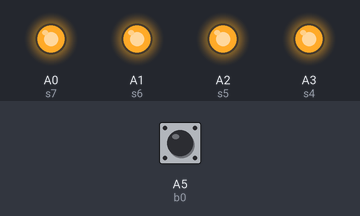
Recording of a sketch running on a simulated Arduino Nano, built with avr-gcc and run on an emulated ATmega328P. On the bench: output pins drawn as LEDs (lit = HIGH). The inputs (shaded band) are chosen by the test bench; at power-on: A5 (b0) HIGH. Pins used as bus, display or sensor lines are not drawn.

Above: at 1.2 s.
1.3 s: A5 (b0) pulled LOW for 0.15 s
At 2.0 s:
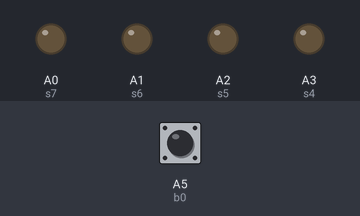
4.3 s: A5 (b0) pulled LOW for 3.2 s
9.0 s: A5 (b0) pulled LOW for 1 s
Timing chart, 0 to 15.5 s (numbered marks = the images above; inputs shaded):
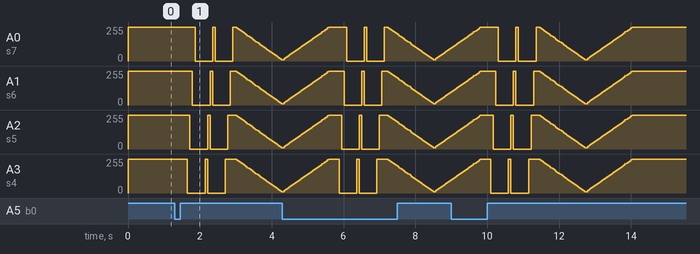

The sketch:

UKDoorBell.ino
```cpp
/*
 London Underground Doorbell

 Waits for Door Button press -
 Activates Wireless Doorbell
 Then does an animation

 Ambrose Clarke /08/2022

 8 Led Lights are on Pins 2,3,4,5,A3,A2,A1,A0
 Doorbell Button listens on pin A5

 The Wireless doorbell transmitter Press is also connected to A5 - so it triggers too.
 The Wireless doorbell is powered from the 3v output of the Arduino Nano

 */

int brightness1 = 0;    // how bright the LED is
int brightness2 = 0;    // how bright the LED is
int fadeAmount1 = 1;    // how many points to fade the LED by
int fadeAmount2 = 2;    // how many points to fade the LED by

#define s0 2
#define s1 3
#define s2 4
#define s3 5

#define s4 A3
#define s5 A2
#define s6 A1
#define s7 A0

#define b0 A5

const int normalBright = 100;

const int speed = 12; //10 is slow 20 is fast animation


void setAll(int value){
  digitalWrite(s0, value);
  digitalWrite(s1, value);
  digitalWrite(s2, value);
  digitalWrite(s3, value);
  digitalWrite(s4, value);
  digitalWrite(s5, value);
  digitalWrite(s6, value);
  digitalWrite(s7, value);
}

// the setup routine runs once when you press reset:
void setup()  {
  Serial.begin(115200);

  pinMode(s0, OUTPUT);
  pinMode(s1, OUTPUT);
  pinMode(s2, OUTPUT);
  pinMode(s3, OUTPUT);
  pinMode(s4, OUTPUT);
  pinMode(s5, OUTPUT);
  pinMode(s6, OUTPUT);
  pinMode(s7, OUTPUT);
  pinMode(b0, INPUT_PULLUP);

  setAll(HIGH);
}

void fadeToOff()
{
  for (int duty=0; duty<100; duty++)
  {
    for (int y=0;y<speed;y++)
    {
      setAll(HIGH);
      delayMicroseconds(1000 - duty*10);
      setAll(LOW);
      delayMicroseconds(duty*10); // Approximately 10% duty cycle @ 1KHz
    }
  }
}

void fadeToOn()
{
  for (int duty=0; duty<100; duty++)
  {
    for (int y=0;y<speed;y++)
    {
      setAll(LOW);
      delayMicroseconds(1000 - duty*10); //100%..90%.. % duty cycle @ 1KHz
      setAll(HIGH);
      delayMicroseconds(duty*10); //
    }
  }
}

void loopAnimation(int nTimes)
{
    for (int n=0;n<nTimes;n++){
      bool bNotLast = !(n==2);
      digitalWrite(s0, HIGH);
      delayEx(10);
      if (bNotLast) digitalWrite(s0, LOW);
      digitalWrite(s1, HIGH);
      delayEx(10);
      if (bNotLast) digitalWrite(s1, LOW);
      digitalWrite(s2, HIGH);
      delayEx(10);
      if (bNotLast) digitalWrite(s2, LOW);
      digitalWrite(s3, HIGH);
      delayEx(10);
      if (bNotLast)  digitalWrite(s3, LOW);
      digitalWrite(s4, HIGH);
      delayEx(10);
      if (bNotLast)  digitalWrite(s4, LOW);
      digitalWrite(s5, HIGH);
      delayEx(10);
      if (bNotLast)  digitalWrite(s5, LOW);
      digitalWrite(s6, HIGH);
      delayEx(10);
      if (bNotLast)  digitalWrite(s6, LOW);
      digitalWrite(s7, HIGH);
      delayEx(10);
      if (bNotLast)  digitalWrite(s7, LOW);
  }
}

void brightness()
{
  if(normalBright == 100)
    return; //want full brightness

  setAll(HIGH); //on for (brightness)% of time...
  delayMicroseconds(normalBright*10); // Approximately 10% duty cycle @ 1KHz
  setAll(LOW); //off for (100-brightness)% of time...
  //delayMicroseconds(1000 - normalBright*10);

}

// the loop routine runs over and over again forever:
void loop()
{
  brightness();

  int btn = digitalRead(b0);
  if (btn == HIGH){
    delayEx(1);
    return;
  }

  loopAnimation(3);

  fadeToOff();
  fadeToOn();
}

void delayEx(int d)
{
  for(int n=0;n<d;n++)
  {
    // wait for 30 milliseconds to see the dimming effect
    delay(7);
  }
}
```

Measured:
- after the input at 1.3 s, A0 (s7), A1 (s6), A2 (s5), A3 (s4): ramps from 255/255 to 0/255 and jumps back, once every 0.56 s
